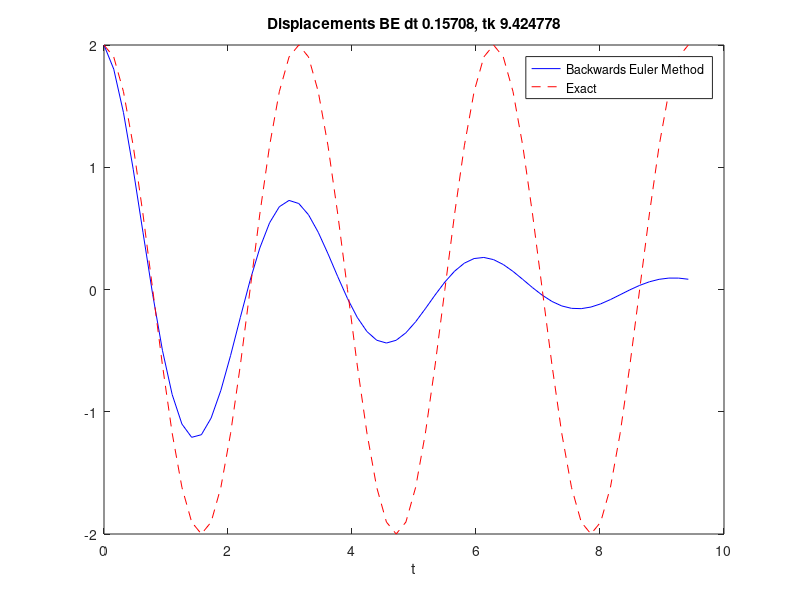

Source code (MATLAB):
% Mattia Cipriani Exercise 4.14
% osc_BE solves the problem of the simple oscillator using first order
% Backward Euler Method.

clc
clear all
close all

omega0 = 2;

% Initial condition
X_0 = 2;
T0 = 2*pi/omega0; 
dt = T0/20;
tk = 3*T0;

N_t = floor(tk/dt); % floor is rounding the fraction in case it is not an integer
t = linspace(0, N_t*dt, N_t+1);


u = zeros(N_t+1, 1);
v = zeros(N_t+1, 1);

% boudery conditions 
u(1) = X_0;
v(1) = 0;

% Step equations forward in time
for n = 1:N_t 
    % Backward Euler Method : y(n+1) = y(n) + h*f(x(n+1),y(n+1))
    % the implicit methods requiere a fixed-poit iteration
    u(n+1) = u(n) - dt*v(n);
    v(n+1) = v(n) + dt*omega0^2*u(n+1);
    u(n+1) = u(n) - dt*v(n+1);
end

% plot numerical solution(Backward Euler Method) and exact solution
plot(t, u, 'b-', t, X_0*cos(omega0*t), 'r--');
legend('Backwards Euler Method', 'Exact');
title(sprintf('Displacements BE dt %g, tk %f', dt, tk))
xlabel('t');
